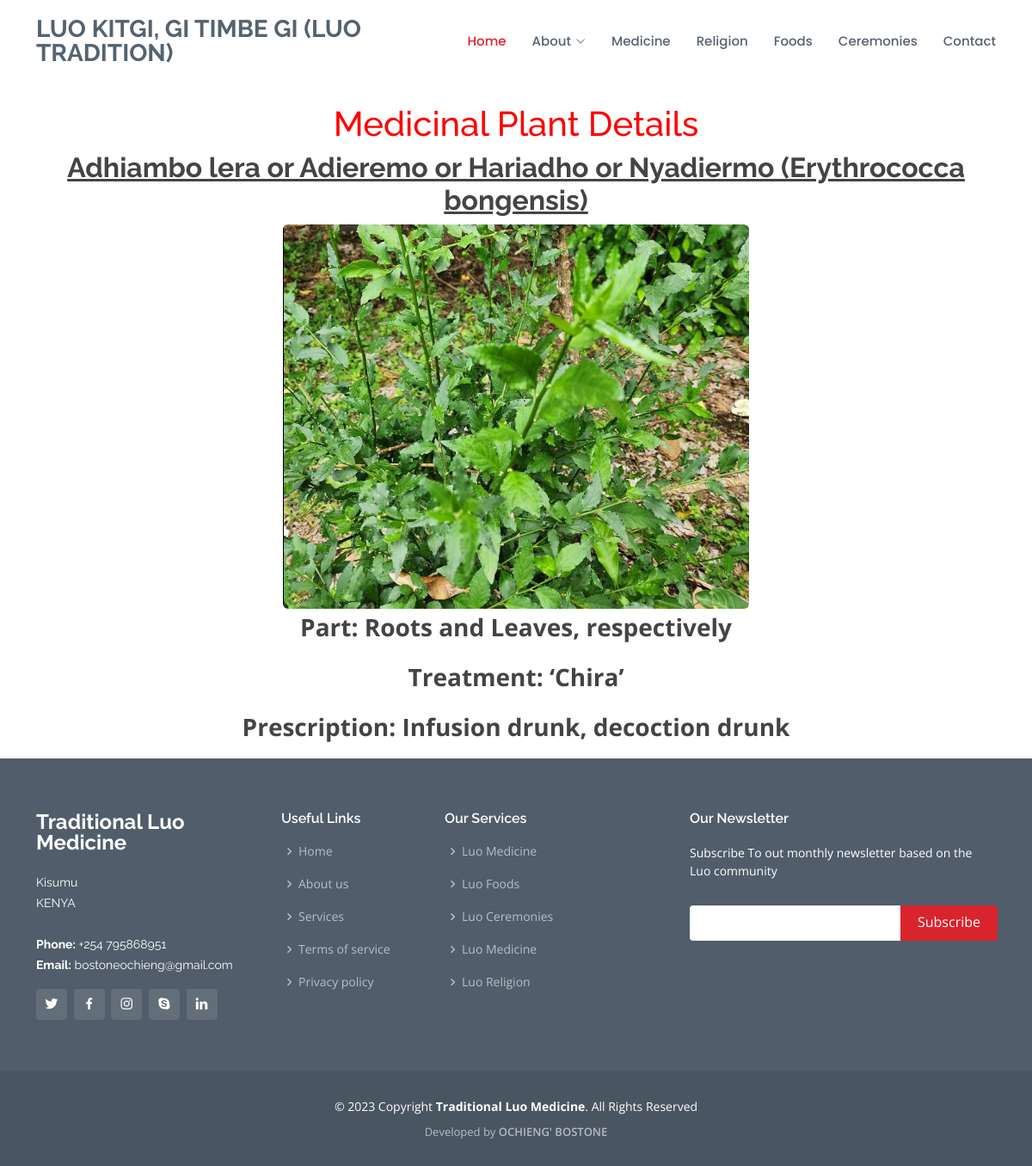
The app's page /plant/33/ with its own data.
### luomedicine_app/models.py (models this page shows, shortened)
class MedicinalPlant(models.Model):
    def validate_image_file_extension(value):
        allowed_extensions = [".jpg", ".jpeg", ".png", ".gif", ".PNG", ".JPG"]
        ext = os.path.splitext(value.name)[1]
        if not ext.lower() in allowed_extensions:
            raise ValidationError(
                "Unsupported file extension.  Allowed extensions are: .jpg, .jpeg, .png, .gif"
            )
    """
    A model representing a medicinal plant.
    """
    title = models.CharField(max_length=100)
    part = models.TextField(default="leaves")
    treatment = models.TextField()
    prescription = models.TextField()
    image = models.ImageField(
        upload_to="luomedicine_app/static/medicinal_plant_images/",
        validators=[validate_image_file_extension],
    )

### luomedicine_app/views.py (the view, shortened to what this page needs)
# urls.py: path("plant/<int:id>/", views.get_medicinal_plant_by_id, name="plant"),
def get_medicinal_plant_by_id(request, id):
    try:
        medicinal_plant = MedicinalPlant.objects.get(id=id)
    except MedicinalPlant.DoesNotExist:
        error_message = "The requested MedicinalPlant does not exist."
        return render(
            request,
            "luomedicine/error.html",
            {"error_message": error_message},
            status=404,
        )
    return render(
        request, "luomedicine/plant.html", {"medicinal_plant": medicinal_plant}
    )

### luomedicine_app/templates/luomedicine/plant.html
{% extends "luomedicine/layout.html" %} {% block body %} {% load static %}
<div style="
    margin-top: 120px;
    color: red;
    font-size: 44px;
    font-weight: bold;
    text-align: center;
    font-family: Times New Roman, Times, serif;">
  <h1>Medicinal Plant Details</h1>
</div>
<div class="container mt-10">
  <div class="row" >
    <div class="col-md-12 d-flex justify-content-center">
      <div>
        <h2 class="text-center fw-bold text-decoration-underline">{{ medicinal_plant.title }}</h2>
        <img src="{{ medicinal_plant.image.url }}" alt="{{ medicinal_plant.title }}" class="img-fluid rounded mx-auto d-block">
        <p class="text-center fs-3 fw-bold">Part: {{ medicinal_plant.part }}</p>
        <p class="text-center fs-3 fw-bold">Treatment: {{ medicinal_plant.treatment }}</p>
        <p class="text-center fs-3 fw-bold">Prescription: {{ medicinal_plant.prescription }}</p>
      </div>
    </div>
  </div>
</div>
{% endblock %}

### luomedicine_app/static/assets/css/style.css (style rules this page uses)
body { font-family: "Open Sans", sans-serif; color: #444444; }
h1, h2, h3, h4, h5, h6 { font-family: "Raleway", sans-serif; }

### records on screen
MedicinalPlant: title "Adhiambo lera or Adieremo or Hariadho or Nyadiermo (Erythrococca bongensis)", image (picture), part "Roots and Leaves, respectively", treatment "‘Chira’", prescription "Infusion drunk, decoction drunk"
